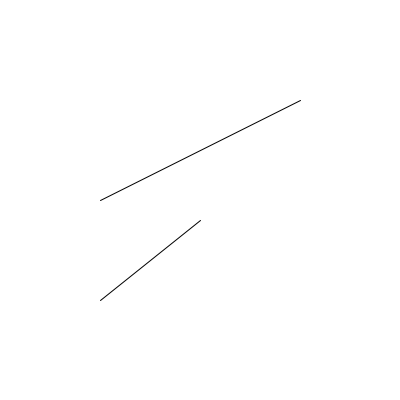
Frame 1 (no input)
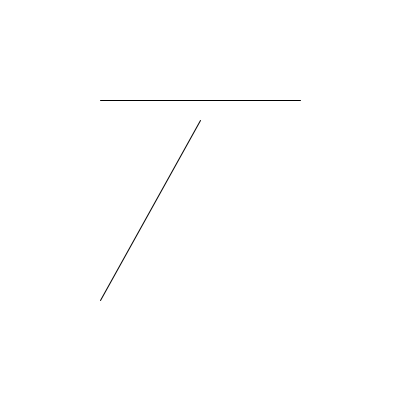
Frame 60 (the mouse pressed at the canvas centre just before this capture)
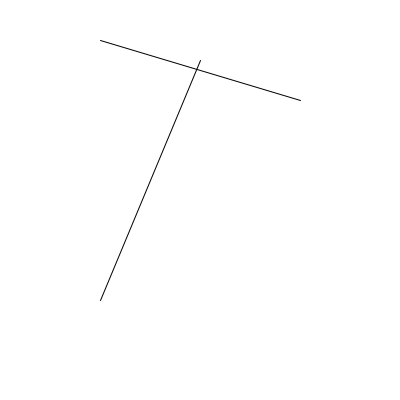
Frame 120 (the mouse held since frame 60 and released just before this capture)

The Processing sketch that drew these frames (run headless with seeded random() and noise(); from frame 60 on, the mouse is pressed at the canvas centre):

// Processing sketch: processing_184016
// ── processing_184016.pde

int Xpos=200;
int Ypos=200;

void setup(){size(400,400);background(255);}

void draw(){background(255);
line(100,Ypos,300,100);Ypos=Ypos+20;
if (Ypos>400){Ypos=-400;}
line(200,Ypos,100,300);Ypos=Ypos+20;
if (Ypos>400){Ypos=-400;}
}
